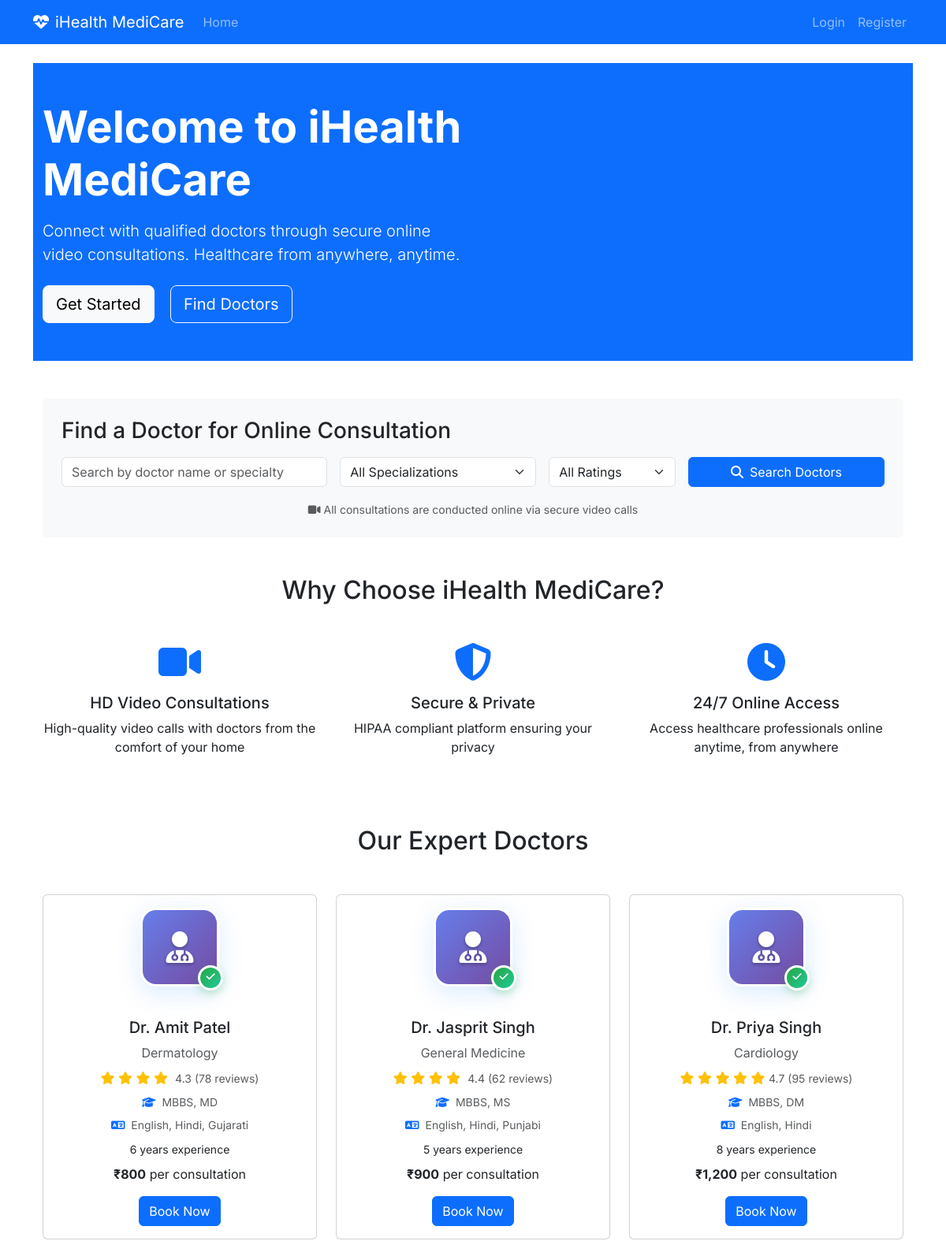
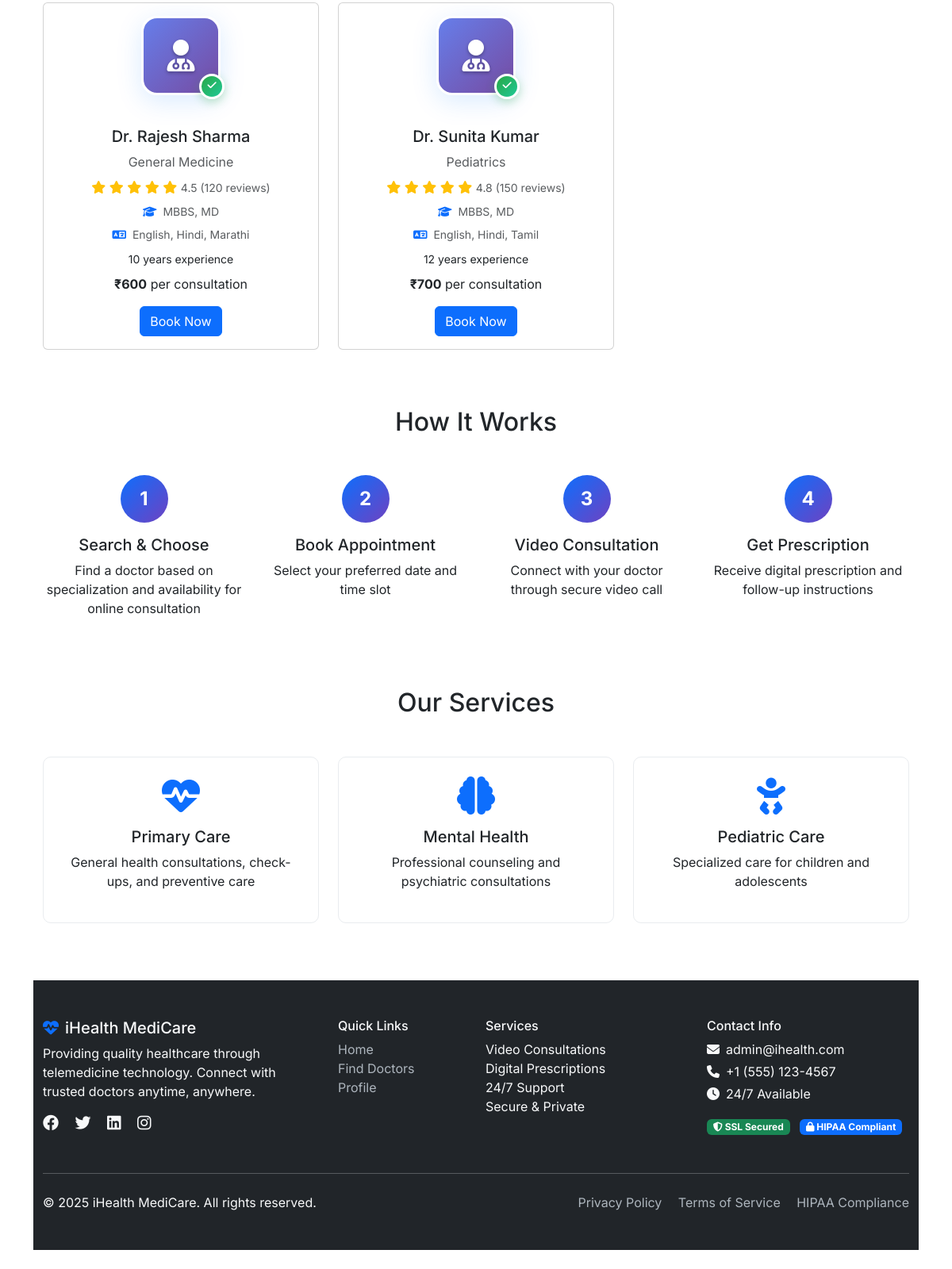
The page / on the database its author committed (2 pictures, top to bottom).
### tables this page shows
CREATE TABLE doctor_profiles (
    id INT PRIMARY KEY AUTO_INCREMENT,
    user_id INT UNIQUE NOT NULL,
    specialization_id INT NOT NULL,
    license_number VARCHAR(100) UNIQUE NOT NULL,
    experience_years INT DEFAULT 0,
    qualification TEXT NOT NULL,
    consultation_fee DECIMAL(10,2) NOT NULL DEFAULT 500.00,
    bio TEXT,
    languages VARCHAR(200) DEFAULT 'English, Hindi',
    availability_start TIME DEFAULT '09:00:00',
    availability_end TIME DEFAULT '18:00:00',
    available_days VARCHAR(255) DEFAULT 'monday,tuesday,wednesday,thursday,friday,saturday' COMMENT 'Comma-separated list of available days',
    rating DECIMAL(3,2) DEFAULT 0.00,
    total_reviews INT DEFAULT 0,
    clinic_name VARCHAR(200),
    clinic_address TEXT,
    is_verified BOOLEAN DEFAULT FALSE,
    created_at TIMESTAMP DEFAULT CURRENT_TIMESTAMP,
    updated_at TIMESTAMP DEFAULT CURRENT_TIMESTAMP ON UPDATE CURRENT_TIMESTAMP,

    FOREIGN KEY (user_id) REFERENCES users(id) ON DELETE CASCADE,
    FOREIGN KEY (specialization_id) REFERENCES specializations(id) ON DELETE RESTRICT,
    INDEX idx_specialization (specialization_id),
    INDEX idx_rating (rating),
    INDEX idx_fee (consultation_fee)
);

CREATE TABLE users (
    id INT PRIMARY KEY AUTO_INCREMENT,
    username VARCHAR(50) UNIQUE NOT NULL,
    email VARCHAR(100) UNIQUE NOT NULL,
    password VARCHAR(255) NOT NULL,
    role ENUM('admin', 'doctor', 'patient') NOT NULL,
    first_name VARCHAR(50) NOT NULL,
    last_name VARCHAR(50) NOT NULL,
    phone VARCHAR(20),
    profile_picture VARCHAR(255),
    address TEXT,
    city VARCHAR(100),
    state VARCHAR(100),
    country VARCHAR(100) DEFAULT 'India',
    postal_code VARCHAR(20),
    date_of_birth DATE,
    gender ENUM('male', 'female', 'other'),
    status ENUM('active', 'inactive', 'suspended') DEFAULT 'active',
    email_verified BOOLEAN DEFAULT FALSE,
    created_at TIMESTAMP DEFAULT CURRENT_TIMESTAMP,
    updated_at TIMESTAMP DEFAULT CURRENT_TIMESTAMP ON UPDATE CURRENT_TIMESTAMP,

    INDEX idx_role (role),
    INDEX idx_status (status),
    INDEX idx_email (email)
);

CREATE TABLE specializations (
    id INT PRIMARY KEY AUTO_INCREMENT,
    name VARCHAR(100) UNIQUE NOT NULL,
    description TEXT,
    icon VARCHAR(50) DEFAULT 'fas fa-stethoscope',
    created_at TIMESTAMP DEFAULT CURRENT_TIMESTAMP
);

### includes/helpers.php (called while the page is built, shortened)
<?php
if (!function_exists('getPageUrl')) {
    function getPageUrl($page) {
        return rtrim(SITE_URL, '/') . '/' . ltrim($page, '/');
    }
}
?>

### index.php (the view, shortened to what this page needs)
<?php
require_once 'includes/db_connect.php';
$search = isset($_GET['search']) ? trim($_GET['search']) : '';
$min_rating = isset($_GET['min_rating']) ? (float)$_GET['min_rating'] : 0;
$where_conditions = ["u.role = 'doctor'", "u.status = 'active'"];
$params = [];
$where_clause = implode(' AND ', $where_conditions);
$sql = "SELECT u.*, s.name as specialization, dp.experience_years, dp.consultation_fee, dp.license_number, dp.qualification, dp.languages, dp.rating, dp.total_reviews
        FROM users u
        LEFT JOIN doctor_profiles dp ON u.id = dp.user_id
        LEFT JOIN specializations s ON dp.specialization_id = s.id
        WHERE $where_clause
        ORDER BY u.first_name";
$stmt = $db->prepare($sql);
$stmt->execute($params);
$doctors = $stmt->fetchAll();
require_once 'includes/header.php';
?>
<div class="bg-primary text-white py-5">
    <div class="container">
        <div class="row align-items-center">
            <div class="col-lg-6">
                <h1 class="display-4 fw-bold mb-3">Welcome to iHealth MediCare</h1>
                <p class="lead mb-4">Connect with qualified doctors through secure online video consultations. Healthcare from anywhere, anytime.</p>
                <?php if (!isset($_SESSION['user_id'])): ?>
                    <a href="<?php echo getPageUrl('register.php'); ?>" class="btn btn-light btn-lg me-3">Get Started</a>
                    <a href="#doctors" class="btn btn-outline-light btn-lg">Find Doctors</a>
                <?php endif; ?>
            </div>
        </div>
    </div>
</div>
<div class="container my-5">
    <form method="GET" action="" class="bg-light p-4 rounded">
        <h3 class="mb-3">Find a Doctor for Online Consultation</h3>
        <div class="row g-3">
            <div class="col-md-4">
                <input type="text" class="form-control" name="search" placeholder="Search by doctor name or specialty" value="<?php echo htmlspecialchars($search); ?>">
            </div>
            <div class="col-md-3">
                <select class="form-select" name="specialization">
                    <option value="">All Specializations</option>
                </select>
            </div>
            <div class="col-md-2">
                <select class="form-select" name="min_rating">
                    <option value="0" <?php echo $min_rating == 0 ? 'selected' : ''; ?>>All Ratings</option>
                </select>
            </div>
            <div class="col-md-3">
                <button type="submit" class="btn btn-primary w-100">
                    <i class="fas fa-search me-2"></i>Search Doctors
                </button>
            </div>
        </div>
        <div class="text-center mt-3">
            <small class="text-muted">
                <i class="fas fa-video me-1"></i>All consultations are conducted online via secure video calls
            </small>
        </div>
    </form>
</div>
<div class="container my-5">
    <h2 class="text-center mb-5">Why Choose iHealth MediCare?</h2>
    <div class="row">
        <div class="col-md-4 mb-4">
            <div class="text-center">
                <i class="fas fa-video fa-3x text-primary mb-3"></i>
                <h5>HD Video Consultations</h5>
                <p>High-quality video calls with doctors from the comfort of your home</p>
            </div>
        </div>
        <div class="col-md-4 mb-4">
            <div class="text-center">
                <i class="fas fa-shield-alt fa-3x text-primary mb-3"></i>
                <h5>Secure & Private</h5>
                <p>HIPAA compliant platform ensuring your privacy</p>
            </div>
        </div>
        <div class="col-md-4 mb-4">
            <div class="text-center">
                <i class="fas fa-clock fa-3x text-primary mb-3"></i>
                <h5>24/7 Online Access</h5>
                <p>Access healthcare professionals online anytime, from anywhere</p>
            </div>
        </div>
    </div>
</div>
<section id="doctors" class="container my-5">
    <h2 class="text-center mb-5">Our Expert Doctors</h2>
    <?php if (empty($doctors)): ?>
        <div class="text-center">
            <p>No doctors found matching your search criteria.</p>
            <a href="<?php echo getPageUrl('index.php'); ?>" class="btn btn-primary">Show All Doctors</a>
        </div>
    <?php else: ?>
        <div class="row">
            <?php foreach ($doctors as $doctor): ?>
                <div class="col-md-4 mb-4">
                    <div class="card h-100 doctor-card">
                        <div class="card-body text-center">
                            <div class="avatar-container">
                                <div class="doctor-avatar-wrapper">
                                    <div class="doctor-avatar">
                                        <?php if (!empty($doctor['profile_picture']) && file_exists('assets/images/' . $doctor['profile_picture'])): ?>
                                            <img src="<?php echo getPageUrl('assets/images/' . htmlspecialchars($doctor['profile_picture'])); ?>"
                                                 alt="Dr. <?php echo htmlspecialchars($doctor['first_name']); ?>">
                                        <?php else: ?>
                                            <i class="fas fa-user-md doctor-avatar-icon"></i>
                                        <?php endif; ?>
                                    </div>
                                    <div class="doctor-avatar-badge">
                                        <i class="fas fa-check"></i>
                                    </div>
                                </div>
                            </div>
                            <h5 class="card-title">Dr. <?php echo htmlspecialchars($doctor['first_name'] . ' ' . $doctor['last_name']); ?></h5>
                            <p class="text-muted mb-2"><?php echo htmlspecialchars($doctor['specialization'] ?? 'General Medicine'); ?></p>
                            <?php if (!empty($doctor['rating']) && $doctor['total_reviews'] > 0): ?>
                            <div class="mb-2">
                                <span class="text-warning">
                                    <?php for ($i = 1; $i <= 5; $i++): ?>
                                        <i class="fas fa-star<?php echo $i <= round($doctor['rating']) ? '' : '-o'; ?>"></i>
                                    <?php endfor; ?>
                                </span>
                                <span class="text-muted small">
                                    <?php echo number_format($doctor['rating'], 1); ?> (<?php echo $doctor['total_reviews']; ?> review<?php echo $doctor['total_reviews'] != 1 ? 's' : ''; ?>)
                                </span>
                            </div>
                            <?php endif; ?>
                            <?php if (!empty($doctor['qualification'])): ?>
                            <p class="text-muted small mb-2">
                                <i class="fas fa-graduation-cap text-primary me-1"></i>
                                <?php
                                    $lines = explode("\n", $doctor['qualification']);
                                    $degrees = [];
                                    foreach ($lines as $line) {
                                        $line = trim($line);
                                        $degree = preg_split('/\s*[-–—]\s*|\s+from\s+|\s+at\s+|\s*\(/', $line, 2)[0];
                                        $degree = trim($degree);
                                        if (!empty($degree)) {
                                            $degrees[] = $degree;
                                        }
                                    }
                                    echo htmlspecialchars(implode(', ', $degrees));
                                ?>
                            </p>
                            <?php endif; ?>
                            <?php if (!empty($doctor['languages'])): ?>
                            <p class="text-muted small mb-2">
                                <i class="fas fa-language text-primary me-1"></i>
                                <?php echo htmlspecialchars($doctor['languages']); ?>
                            </p>
                            <?php endif; ?>
                            <p class="mb-2"><small><?php echo ($doctor['experience_years'] ?? 0); ?> years experience</small></p>
                            <p class="mb-3"><strong>₹<?php echo number_format($doctor['consultation_fee'] ?? 500, 0); ?></strong> per consultation</p>
                            <?php if (isset($_SESSION['user_id']) && $_SESSION['role'] === 'patient'): ?>
                                <a href="<?php echo getPageUrl('patient/book_appointment.php?doctor_id=' . $doctor['id']); ?>" class="btn btn-primary">Book Appointment</a>
                            <?php else: ?>
                                <a href="<?php echo getPageUrl('login.php'); ?>" class="btn btn-primary">Book Now</a>
                            <?php endif; ?>
                        </div>
                    </div>
                </div>
            <?php endforeach; ?>
        </div>
    <?php endif; ?>
</section>
<div class="container my-5">
    <h2 class="text-center mb-5">How It Works</h2>
    <div class="row">
        <div class="col-md-3 text-center mb-4">
            <div class="step-number">1</div>
            <h5>Search & Choose</h5>
            <p>Find a doctor based on specialization and availability for online consultation</p>
        </div>
        <div class="col-md-3 text-center mb-4">
            <div class="step-number">2</div>
            <h5>Book Appointment</h5>
            <p>Select your preferred date and time slot</p>
        </div>
        <div class="col-md-3 text-center mb-4">
            <div class="step-number">3</div>
            <h5>Video Consultation</h5>
            <p>Connect with your doctor through secure video call</p>
        </div>
        <div class="col-md-3 text-center mb-4">
            <div class="step-number">4</div>
            <h5>Get Prescription</h5>
            <p>Receive digital prescription and follow-up instructions</p>
        </div>
    </div>
</div>
<div class="container my-5">
    <h2 class="text-center mb-5">Our Services</h2>
    <div class="row">
        <div class="col-md-4 mb-4">
            <div class="service-card text-center p-4">
                <i class="fas fa-heartbeat fa-3x text-primary mb-3"></i>
                <h5>Primary Care</h5>
                <p>General health consultations, check-ups, and preventive care</p>
            </div>
        </div>
        <div class="col-md-4 mb-4">
            <div class="service-card text-center p-4">
                <i class="fas fa-brain fa-3x text-primary mb-3"></i>
                <h5>Mental Health</h5>
                <p>Professional counseling and psychiatric consultations</p>
            </div>
        </div>
        <div class="col-md-4 mb-4">
            <div class="service-card text-center p-4">
                <i class="fas fa-baby fa-3x text-primary mb-3"></i>
                <h5>Pediatric Care</h5>
                <p>Specialized care for children and adolescents</p>
            </div>
        </div>
    </div>
</div>
<?php require_once 'includes/footer.php'; ?>

### assets/css/style.css (style rules this page uses)
.doctor-avatar-wrapper { position: relative; display: inline-block; margin-bottom: 20px; }
.doctor-avatar { width: 100px; height: 100px; border-radius: 20px; overflow: hidden; position: relative; box-shadow: 0 8px 32px rgba(0, 123, 255, 0.15); border: 3px solid #fff; background: linear-gradient(135deg, #667eea 0%, #764ba2 100%); display: flex; align-items: center; justify-content: center; transition: all 0.3s ease; }
.doctor-avatar-icon { color: #fff; font-size: 2.5rem; text-shadow: 0 2px 4px rgba(0,0,0,0.3); }
.doctor-avatar-badge { position: absolute; bottom: -5px; right: -5px; width: 32px; height: 32px; background: linear-gradient(135deg, #28a745, #20c997); border-radius: 50%; border: 3px solid #fff; display: flex; align-items: center; justify-content: center; box-shadow: 0 4px 12px rgba(40, 167, 69, 0.3); }
.doctor-avatar-badge i { color: #fff; font-size: 0.8rem; }
.avatar-container { display: flex; justify-content: center; margin-bottom: 20px; }
body { font-family: 'Inter', sans-serif; }
.step-number { width: 60px; height: 60px; border-radius: 50%; background: linear-gradient(135deg, #0d6efd, #6f42c1); color: white; display: flex; align-items: center; justify-content: center; font-size: 1.5rem; font-weight: bold; margin: 0 auto 1rem; }
.service-card { border: 1px solid #e9ecef; border-radius: 10px; transition: transform 0.3s ease, box-shadow 0.3s ease; }

### rows shown on the page
doctor_profiles: user.last_name "Amit Patel", specialization.name "Dermatology", rating "4.3", total_reviews "78", degrees "MBBS, MD", languages "English, Hindi, Gujarati", experience_years "6", consultation_fee "800"
doctor_profiles: user.last_name "Jasprit Singh", specialization.name "General Medicine", rating "4.4", total_reviews "62", degrees "MBBS, MS", languages "English, Hindi, Punjabi", experience_years "5", consultation_fee "900"
doctor_profiles: user.last_name "Priya Singh", specialization.name "Cardiology", rating "4.7", total_reviews "95", degrees "MBBS, DM", languages "English, Hindi", experience_years "8", consultation_fee "1,200"
doctor_profiles: user.last_name "Rajesh Sharma", specialization.name "General Medicine", rating "4.5", total_reviews "120", degrees "MBBS, MD", languages "English, Hindi, Marathi", experience_years "10", consultation_fee "600"
doctor_profiles: user.last_name "Sunita Kumar", specialization.name "Pediatrics", rating "4.8", total_reviews "150", degrees "MBBS, MD", languages "English, Hindi, Tamil", experience_years "12", consultation_fee "700"

### other values the page prints
SITE_NAME "iHealth MediCare"
ADMIN_EMAIL "admin@ihealth.com"
